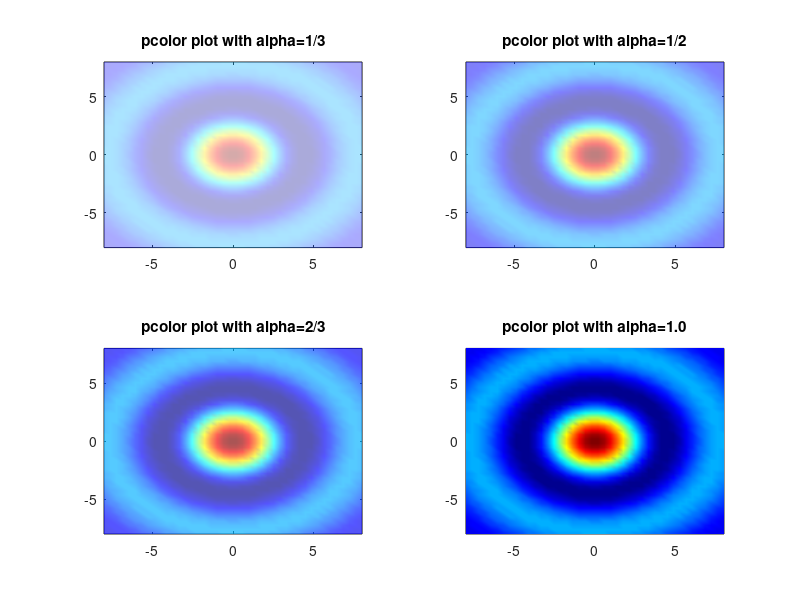

This figure's MATLAB source:
clf
# create sombrero
x = linspace(-8,8,42);
y = linspace(-8,8,44);
[xx,yy] = meshgrid(x,y);
r = sqrt(xx.^2 + yy.^2) + eps;
zz = sin (r) ./ r;
colormap(jet);
subplot(2,2,1)
pcolor(xx,yy,zz);
shading interp;
h=get(gca,'Children');
set(h,'FaceAlpha',1/3);
title('pcolor plot with alpha=1/3')
subplot(2,2,2)
pcolor(xx,yy,zz);
shading interp
h=get(gca,'Children');
set(h,'FaceAlpha',1/2);
title('pcolor plot with alpha=1/2')
subplot(2,2,3)
pcolor(xx,yy,zz);
shading interp;
h=get(gca,'Children');
set(h,'FaceAlpha',2/3);
title('pcolor plot with alpha=2/3')
subplot(2,2,4);
pcolor(xx,yy,zz);
shading interp
title('pcolor plot with alpha=1.0')
